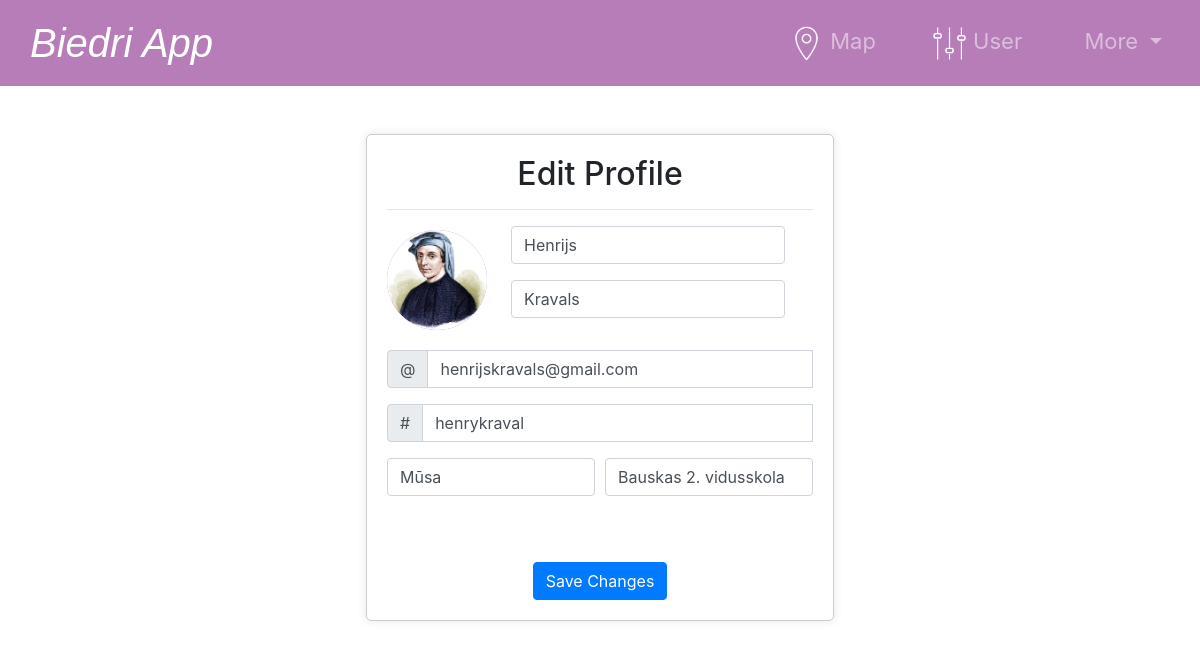
The page /settings (signed in) on the database its author committed.
### tables this page shows
CREATE TABLE "users" (
	"id"	INTEGER,
	"name"	TEXT NOT NULL,
	"surname"	TEXT NOT NULL,
	"username"	TEXT NOT NULL UNIQUE,
	"password"	TEXT NOT NULL,
	"email"	TEXT NOT NULL UNIQUE,
	"region"	TEXT NOT NULL,
	"school"	TEXT NOT NULL,
	"photo"	INTEGER,
	"last_edited"	TEXT,
	"slug"	TEXT UNIQUE,
	"deleted_at"	TEXT DEFAULT NULL,
	PRIMARY KEY("id" AUTOINCREMENT)
);

### app.py (the view, shortened to what this page needs)
@app.route('/settings', methods=['GET', 'POST'])
@login_required
def settings():
    try:
        conn = get_db_connection()
        cursor = conn.cursor()
        user = cursor.execute("SELECT * FROM users WHERE id = ?", (session["user_id"],)).fetchone()  # Corrected syntax
        return render_template("settings.html", user=user)
    except sqlite3.Error as e:
        return error(f"{e}", 500)
    finally:
        conn.close()

### app.py (called while the page is built)
def get_db_connection():
    conn = sqlite3.connect(db)
    conn.row_factory = sqlite3.Row
    return conn

@app.after_request
def after_request(response):
    response.headers["Cache-Control"] = "no-cache, no-store, must-revalidate"
    response.headers["Expires"] = 0
    response.headers["Pragma"] = "no-cache"
    return response

### helpers.py (called while the page is built)
def login_required(f):
    @wraps(f)
    def decorated_function(*args, **kwargs):
        if session.get("user_id") is None:
            return redirect("/login")
        return f(*args, **kwargs)
    return decorated_function

### templates/settings.html (shortened to what this page needs)
{% extends "layout.html" %}
{% block main %}
<div class="form-container">
    <h2>Edit Profile</h2>
    <hr>
    <form class="needs-validation" novalidate action="/settings" method="post" enctype="multipart/form-data">
        <div class="mb-3 d-flex align-items-center">
            <div class="profile-picture-container mr-4">
                <img src="{% if user['photo'] is none %}
                                {{ url_for('static', filename='files/system_pictures/jive-sgroup-default-portrait-large.png') }}
                            {% else %}
                                {{ url_for('static', filename='files/user_profile_pictures/' + user['photo']) }}
                            {% endif %}"
                    alt="Profile Picture" class="profile-picture">
            </div>
            <div>
                <div class="form-group">
                    <input type="text" name="name" class="form-control" id="name" value="{{ user['name'] }}" required>
                </div>
                <div class="form-group">
                    <input type="text" name="surname" class="form-control" id="surname" value="{{ user['surname'] }}" required>
                </div>
            </div>
        </div>
        <div class="mb-3">
            <div class="input-group">
                <div class="input-group-prepend">
                    <span class="input-group-text" id="inputGroupPrepend">@</span>
                </div>
                <input type="email" name="email" class="form-control" id="email" value="{{ user['email'] }}" required>
            </div>
        </div>
        <div class="mb-3">
            <div class="input-group">
                <div class="input-group-prepend">
                    <span class="input-group-text" id="inputGroupPrepend">#</span>
                </div>
                <input type="text" name="username" class="form-control" id="username" value="{{ user['username'] }}" required>
            </div>
        </div>
        <div class="form-row" id="regionschool">
            <div class="col-md-6 mb-3">
                <input type="text" name="region" class="form-control" id="region" value="{{ user['region'] }}" required>
            </div>
            <div class="col-md-6 mb-3">
                <input type="text" name="school" class="form-control" id="school" value="{{ user['school'] }}" required>
            </div>
        </div>
        <button class="btn btn-primary space-ontop" type="submit">Save Changes</button>
    </form>
</div>
{% endblock %}

### static/styles.css (style rules this page uses)
:root { --primary-color: rgb(116, 6, 120); --primary-color-faded: rgba(116, 6, 120, 0.523); --normal-color: #3a3a3a; --normal-color-faded: #3a3a3a7e; --new-color: #73b649; --new-color-faded: #73b64983; --favorite-color: rgba(204, 49, 49); --favorite-color-faded: rgba(204, 49, 49, 0.473); }
html { overflow-y: scroll; }
.profile-picture-container { width: 100px; height: 100px; border-radius: 50%; overflow: hidden; position: relative; cursor: pointer; display: flex; justify-content: center; align-items: center; margin: 0; padding: 0; background-color: var(--primary-color-faded); }
.profile-picture { width: 100%; height: 100%; object-fit: cover; }
.space-ontop { margin-top: 50px !important; }
@media (max-width: 1500px) { .form-container { width: 55% !important; } }
@media (max-width: 1200px) { .form-container { width: 60% !important; } }
.form-container { width: 50%; margin: 0 auto 100px auto !important; padding: 20px !important; border: 1px solid #ccc !important; border-radius: 5px !important; box-shadow: 0 0 10px rgba(0, 0, 0, 0.1) !important; text-align: center; }

### rows shown on the page
users: photo (picture), name "Henrijs", surname "Kravals", email "henrijskravals@gmail.com", username "henrykraval", region "Mūsa", school "Bauskas 2. vidusskola"
